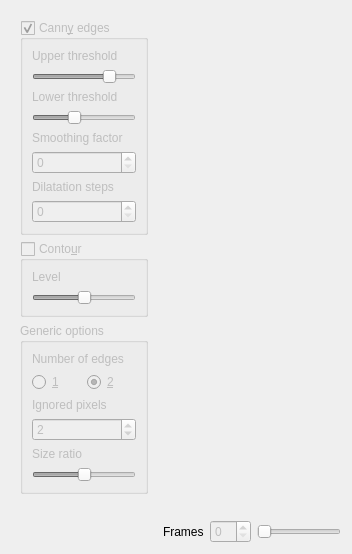
      <widget class="QWidget" name="tabdetect">
       <attribute name="title">
        <string>Edge detection</string>
       </attribute>
       <layout class="QHBoxLayout" name="horizontalLayout_5">
        <item>
         <widget class="QFrame" name="tab2_options">
          <property name="sizePolicy">
           <sizepolicy hsizetype="Fixed" vsizetype="Preferred">
            <horstretch>2</horstretch>
            <verstretch>0</verstretch>
           </sizepolicy>
          </property>
          <property name="maximumSize">
           <size>
            <width>150</width>
            <height>16777215</height>
           </size>
          </property>
          <property name="baseSize">
           <size>
            <width>150</width>
            <height>0</height>
           </size>
          </property>
          <property name="frameShape">
           <enum>QFrame::NoFrame</enum>
          </property>
          <property name="frameShadow">
           <enum>QFrame::Raised</enum>
          </property>
          <layout class="QVBoxLayout" name="verticalLayout_4">
           <item>
            <widget class="QGroupBox" name="tab2_canny_box">
             <property name="enabled">
              <bool>false</bool>
             </property>
             <property name="whatsThis">
              <string/>
             </property>
             <property name="title">
              <string>Cann&amp;y edges</string>
             </property>
             <property name="flat">
              <bool>false</bool>
             </property>
             <property name="checkable">
              <bool>true</bool>
             </property>
             <layout class="QVBoxLayout" name="verticalLayout_5">
              <item>
               <widget class="QLabel" name="label_4">
                <property name="text">
                 <string>Upper threshold</string>
                </property>
               </widget>
              </item>
              <item>
               <widget class="QSlider" name="tab2_canny_threshold1">
                <property name="toolTip">
                 <string>Canny edge upper threshold (lower this to detect more edges)</string>
                </property>
                <property name="maximum">
                 <number>255</number>
                </property>
                <property name="value">
                 <number>200</number>
                </property>
                <property name="orientation">
                 <enum>Qt::Horizontal</enum>
                </property>
               </widget>
              </item>
              <item>
               <widget class="QLabel" name="label_5">
                <property name="text">
                 <string>Lower threshold</string>
                </property>
               </widget>
              </item>
              <item>
               <widget class="QSlider" name="tab2_canny_threshold2">
                <property name="toolTip">
                 <string>Canny edge lower threshold (lower this to detect longer edges)</string>
                </property>
                <property name="maximum">
                 <number>255</number>
                </property>
                <property name="value">
                 <number>100</number>
                </property>
                <property name="orientation">
                 <enum>Qt::Horizontal</enum>
                </property>
               </widget>
              </item>
              <item>
               <widget class="QLabel" name="label_8">
                <property name="toolTip">
                 <string>Smooth actor performed before </string>
                </property>
                <property name="text">
                 <string>Smoothing factor</string>
                </property>
               </widget>
              </item>
              <item>
               <widget class="QSpinBox" name="tab2_canny_smooth_size">
                <property name="toolTip">
                 <string>Smooth the image before edge detection (increase this when the edge detection perform badly and the images are noisy)</string>
                </property>
                <property name="maximum">
                 <number>50</number>
                </property>
                <property name="value">
                 <number>0</number>
                </property>
               </widget>
              </item>
              <item>
               <widget class="QLabel" name="label_9">
                <property name="text">
                 <string>Dilatation steps</string>
                </property>
               </widget>
              </item>
              <item>
               <widget class="QSpinBox" name="tab2_canny_dilatation_steps">
                <property name="toolTip">
                 <string>Dilate the detected edges (increase this if the edges are discontinuous in some points)</string>
                </property>
                <property name="maximum">
                 <number>50</number>
                </property>
                <property name="value">
                 <number>0</number>
                </property>
               </widget>
              </item>
             </layout>
            </widget>
           </item>
           <item>
            <widget class="QGroupBox" name="tab2_contour_box">
             <property name="enabled">
              <bool>false</bool>
             </property>
             <property name="title">
              <string>Conto&amp;ur</string>
             </property>
             <property name="flat">
              <bool>false</bool>
             </property>
             <property name="checkable">
              <bool>true</bool>
             </property>
             <property name="checked">
              <bool>false</bool>
             </property>
             <layout class="QVBoxLayout" name="verticalLayout_7">
              <item>
               <widget class="QLabel" name="label_11">
                <property name="text">
                 <string>Level</string>
                </property>
               </widget>
              </item>
              <item>
               <widget class="QSlider" name="tab2_contour_level">
                <property name="toolTip">
                 <string>Level of gray of the isocontour (to adjust depending on the edge to detect)</string>
                </property>
                <property name="maximum">
                 <number>255</number>
                </property>
                <property name="value">
                 <number>128</number>
                </property>
                <property name="orientation">
                 <enum>Qt::Horizontal</enum>
                </property>
               </widget>
              </item>
             </layout>
            </widget>
           </item>
           <item>
            <widget class="QGroupBox" name="tab2_options_box">
             <property name="enabled">
              <bool>false</bool>
             </property>
             <property name="title">
              <string>Generic options</string>
             </property>
             <property name="flat">
              <bool>false</bool>
             </property>
             <property name="checkable">
              <bool>false</bool>
             </property>
             <layout class="QVBoxLayout" name="verticalLayout_8">
              <item>
               <widget class="QLabel" name="label_6">
                <property name="text">
                 <string>Number of edges</string>
                </property>
               </widget>
              </item>
              <item>
               <layout class="QHBoxLayout" name="horizontalLayout_8">
                <item>
                 <widget class="QRadioButton" name="tab2_nmb_edges_1">
                  <property name="text">
                   <string>&amp;1</string>
                  </property>
                  <property name="checked">
                   <bool>false</bool>
                  </property>
                 </widget>
                </item>
                <item>
                 <widget class="QRadioButton" name="tab2_nmb_edges_2">
                  <property name="toolTip">
                   <string>Number of separated edges to look for (set this to 1 if something else than the drop edge is detected)</string>
                  </property>
                  <property name="text">
                   <string>&amp;2</string>
                  </property>
                  <property name="checked">
                   <bool>true</bool>
                  </property>
                 </widget>
                </item>
               </layout>
              </item>
              <item>
               <widget class="QLabel" name="label_7">
                <property name="text">
                 <string>Ignored pixels</string>
                </property>
               </widget>
              </item>
              <item>
               <widget class="QSpinBox" name="tab2_ign_pixels">
                <property name="toolTip">
                 <string>Number of pixel ignored near the baseline (increase this if the drop edges are difficult to see near the baseline)</string>
                </property>
                <property name="maximum">
                 <number>50</number>
                </property>
                <property name="value">
                 <number>2</number>
                </property>
               </widget>
              </item>
              <item>
               <widget class="QLabel" name="label_10">
                <property name="text">
                 <string>Size ratio</string>
                </property>
               </widget>
              </item>
              <item>
               <widget class="QSlider" name="tab2_size_ratio">
                <property name="toolTip">
                 <string>Maximal size ratio between separated edges (if applicable)</string>
                </property>
                <property name="maximum">
                 <number>100</number>
                </property>
                <property name="value">
                 <number>50</number>
                </property>
                <property name="orientation">
                 <enum>Qt::Horizontal</enum>
                </property>
               </widget>
              </item>
             </layout>
            </widget>
           </item>
           <item>
            <spacer name="verticalSpacer_4">
             <property name="orientation">
              <enum>Qt::Vertical</enum>
             </property>
             <property name="sizeHint" stdset="0">
              <size>
               <width>20</width>
               <height>40</height>
              </size>
             </property>
            </spacer>
           </item>
          </layout>
         </widget>
        </item>
        <item>
         <layout class="QVBoxLayout" name="verticalLayout_6">
          <item>
           <layout class="QGridLayout" name="gridLayout_2">
            <item row="1" column="1">
             <widget class="MplWidgetDetect" name="mplwidgetdetect" native="true">
              <property name="cursor">
               <cursorShape>ArrowCursor</cursorShape>
              </property>
             </widget>
            </item>
            <item row="2" column="1">
             <spacer name="verticalSpacer_5">
              <property name="orientation">
               <enum>Qt::Vertical</enum>
              </property>
              <property name="sizeHint" stdset="0">
               <size>
                <width>20</width>
                <height>40</height>
               </size>
              </property>
             </spacer>
            </item>
            <item row="1" column="2">
             <spacer name="horizontalSpacer_3">
              <property name="orientation">
               <enum>Qt::Horizontal</enum>
              </property>
              <property name="sizeHint" stdset="0">
               <size>
                <width>40</width>
                <height>20</height>
               </size>
              </property>
             </spacer>
            </item>
            <item row="0" column="1">
             <spacer name="verticalSpacer_6">
              <property name="orientation">
               <enum>Qt::Vertical</enum>
              </property>
              <property name="sizeHint" stdset="0">
               <size>
                <width>20</width>
                <height>40</height>
               </size>
              </property>
             </spacer>
            </item>
            <item row="1" column="0">
             <spacer name="horizontalSpacer_4">
              <property name="orientation">
               <enum>Qt::Horizontal</enum>
              </property>
              <property name="sizeHint" stdset="0">
               <size>
                <width>40</width>
                <height>20</height>
               </size>
              </property>
             </spacer>
            </item>
           </layout>
          </item>
          <item>
           <layout class="QHBoxLayout" name="horizontalLayout_4">
            <item>
             <widget class="QLabel" name="tab2_label_frame">
              <property name="text">
               <string>Frames</string>
              </property>
             </widget>
            </item>
            <item>
             <widget class="QSpinBox" name="tab2_spinbox">
              <property name="enabled">
               <bool>false</bool>
              </property>
              <property name="toolTip">
               <string>Frame number to display</string>
              </property>
             </widget>
            </item>
            <item>
             <widget class="QSlider" name="tab2_frameslider">
              <property name="enabled">
               <bool>false</bool>
              </property>
              <property name="toolTip">
               <string>Frame number to display</string>
              </property>
              <property name="orientation">
               <enum>Qt::Horizontal</enum>
              </property>
             </widget>
            </item>
           </layout>
          </item>
         </layout>
        </item>
       </layout>
      </widget>
